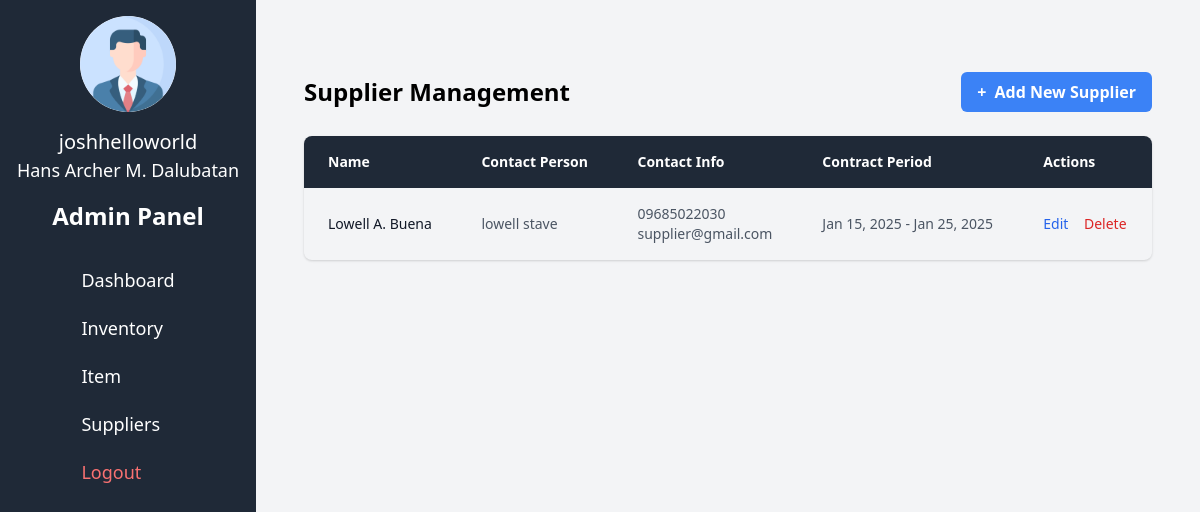
The page /manage_suppliers (signed in) on the database its author committed.
### TriadApp/models.py (models this page shows, shortened)
class Stall(models.Model):
    store_id = models.UUIDField(default=uuid.uuid4, editable=False, unique=True)
    name = models.CharField(max_length=255)
    logo = models.ImageField(upload_to='stall_logos/')
    contact_number = models.CharField(max_length=15)
    is_active = models.BooleanField(default=True)  # Add is_active field with default value True

class AdminProfile(models.Model):
    firstname = models.CharField(max_length=50)
    middle_initial = models.CharField(max_length=1, blank=True, null=True)
    lastname = models.CharField(max_length=50)
    age = models.IntegerField()
    birthdate = models.DateField()
    address = models.TextField()
    username = models.CharField(max_length=50, unique=True)
    email = models.EmailField(max_length=254, unique=True, default='', blank=True)
    password = models.CharField(max_length=100)
    contact_number = models.CharField(max_length=15)
    stall = models.ForeignKey('Stall', on_delete=models.CASCADE, related_name="admins", to_field='store_id')

class Supplier(models.Model):
    stall = models.ForeignKey(Stall, on_delete=models.CASCADE)
    firstname = models.CharField(max_length=100)
    middle_initial = models.CharField(max_length=1)
    lastname = models.CharField(max_length=100)
    contact_person = models.CharField(max_length=200)
    license_number = models.CharField(max_length=50, unique=True)
    address = models.TextField(max_length=50)
    contact_number = models.CharField(max_length=15)
    email_address = models.EmailField()
    contract_start_date = models.DateField()
    contract_end_date = models.DateField()

### TriadApp/stall_admins.py (the view)
# urls.py: path('manage_suppliers', stall_admins.manage_suppliers, name='manage_suppliers'),
@admin_required
def manage_suppliers(request):
    admin_id = request.session.get('admin_id')
    if not admin_id:
        return redirect('login')
    try:
        admin = AdminProfile.objects.get(id=admin_id)
        if request.method == 'POST':
            form = SupplierForm(request.POST)
            if form.is_valid():
                try:
                    supplier = form.save(commit=False)
                    supplier.stall = admin.stall
                    supplier.full_clean()  # Run model validation
                    supplier.save()
                    return JsonResponse({
                        'status': 'success',
                        'message': 'Supplier added successfully!'
                    })
                except ValidationError as e:
                    return JsonResponse({
                        'status': 'error',
                        'message': str(e.messages[0])
                    })
                except IntegrityError:
                    return JsonResponse({
                        'status': 'error',
                        'message': 'License number already exists!'
                    })
            else:
                errors = dict(form.errors.items())
                return JsonResponse({
                    'status': 'error',
                    'message': list(errors.values())[0][0]
                })
        else:
            form = SupplierForm()
        suppliers = Supplier.objects.filter(stall=admin.stall)
        return render(request, 'TriadApp/admin/manage_suppliers.html', {
            'form': form,
            'suppliers': suppliers,
            'admin': admin,
            'stall': admin.stall
        })
    except AdminProfile.DoesNotExist:
        return redirect('login')

### TriadApp/templates/TriadApp/admin/manage_suppliers.html (shortened to what this page needs)
{% extends 'TriadApp/admin/admin.html' %}
{% block content %}
<div class="flex-1 p-6 h-screen">
    <div class="w-full mx-auto h-full flex flex-col">
        <div class="flex justify-between items-center mb-6">
            <h2 class="text-2xl font-bold">Supplier Management</h2>
            <button onclick="openAddModal()"
                    class="bg-blue-500 hover:bg-blue-600 text-white font-semibold py-2 px-4 rounded-md flex items-center gap-2">
                <span>+</span> Add New Supplier
            </button>
        </div>
        <div class="bg-white/80 rounded-lg overflow-hidden shadow">
            <table class="min-w-full">
                <thead>
                    <tr class="bg-gray-800 text-white">
                        <th class="px-6 py-4 text-left text-sm font-semibold">
                            Name
                        </th>
                        <th class="px-6 py-4 text-left text-sm font-semibold">
                            Contact Person
                        </th>
                        <th class="px-6 py-4 text-left text-sm font-semibold">
                            Contact Info
                        </th>
                        <th class="px-6 py-4 text-left text-sm font-semibold">
                            Contract Period
                        </th>
                        <th class="px-6 py-4 text-left text-sm font-semibold">
                            Actions
                        </th>
                    </tr>
                </thead>
                <tbody class="divide-y divide-gray-100">
                    {% for supplier in suppliers %}
                    <tr class="hover:bg-gray-50">
                        <td class="px-6 py-4 text-sm text-gray-900">
                            {{ supplier.firstname }} {{ supplier.middle_initial }}. {{ supplier.lastname }}
                        </td>
                        <td class="px-6 py-4 text-sm text-gray-600">
                            {{ supplier.contact_person }}
                        </td>
                        <td class="px-6 py-4 text-sm text-gray-600">
                            <div>{{ supplier.contact_number }}</div>
                            <div>{{ supplier.email_address }}</div>
                        </td>
                        <td class="px-6 py-4 text-sm text-gray-600">
                            {{ supplier.contract_start_date|date:"M d, Y" }} -
                            {{ supplier.contract_end_date|date:"M d, Y" }}
                        </td>
                        <td class="px-6 py-4 text-sm">
                            <button onclick="openEditModal('{{ supplier.id }}')"
                                    class="text-blue-600 hover:text-blue-700 font-medium mr-3">
                                Edit
                            </button>
                            <button onclick="confirmDelete('{{ supplier.id }}', '{{ supplier.firstname|escapejs }} {{ supplier.lastname|escapejs }}')"
                                    class="text-red-600 hover:text-red-700 font-medium">
                                Delete
                            </button>
                        </td>
                    </tr>
                    {% empty %}
                    <tr>
                        <td colspan="5" class="px-6 py-4 text-center text-sm text-gray-500">
                            No suppliers registered yet.
                        </td>
                    </tr>
                    {% endfor %}
                </tbody>
            </table>
        </div>
    </div>
</div>
{% endblock %}

### TriadApp/templates/TriadApp/admin/admin.html (shortened to what this page needs)
<!DOCTYPE html>
<html lang="en">
<head>
    <link href="https://cdn.jsdelivr.net/npm/tailwindcss@2.2.16/dist/tailwind.min.css" rel="stylesheet">
</head>
<body class="bg-gray-100">
    <div class="flex">
        <div class="w-64 h-screen bg-gray-800 text-white">
            <div class="flex flex-col items-center py-4">
                <div class="w-24 h-24 rounded-full overflow-hidden mb-4 bg-white">
                    {% if stall.logo %}
                        <img src="{{ stall.logo.url }}" alt="{{ stall.name }} Logo" class="w-full h-full object-cover">
                    {% else %}
                        <div class="w-full h-full flex items-center justify-center">
                            <span class="text-gray-600 text-xl">{{ stall.name|slice:":1" }}</span>
                        </div>
                    {% endif %}
                </div>
                <span class="text-white-600 text-xl">{{ stall.name }}</span>
                <div class="text-center mb-4">
                    <p class="text-lg">{{ admin.firstname }} {{ admin.middle_initial }} {{ admin.lastname }}</p>
                </div>
                <h1 class="text-2xl font-bold">Admin Panel</h1>
                <nav class="mt-6">
                    <ul>
                        <li>
                            <a href="{% url 'admin_dashboard' %}" class="block py-2.5 px-6 text-lg hover:bg-gray-700">Dashboard</a>
                        </li>
                        <li>
                            <a href="#" class="block py-2.5 px-6 text-lg hover:bg-gray-700">Inventory</a>
                        </li>
                        <li>
                            <a href="{% url 'item_management' %}" class="block py-2.5 px-6 text-lg hover:bg-gray-700">Item</a>
                        </li>
                        <li>
                            <a href="{% url 'manage_suppliers' %}" class="block py-2.5 px-6 text-lg hover:bg-gray-700">Suppliers</a>
                        </li>
                        <li>
                            <a href="{% url 'logout' %}"
                               class="block py-2.5 px-6 text-lg text-red-400 hover:bg-gray-700 hover:text-red-300">
                                <div class="flex items-center">
                                    <span>Logout</span>
                                </div>
                            </a>
                        </li>
                    </ul>
                </nav>
            </div>
        </div>
        <div class="flex-1 p-6 min-h-screen">
            {% block content %}
            {% endblock %}
        </div>
    </div>
</body>
</html>

### rows shown on the page
Stall: logo (picture), name "joshhelloworld"
AdminProfile: firstname "Hans Archer", middle_initial "M.", lastname "Dalubatan"
Supplier: firstname "Lowell", middle_initial "A", lastname "Buena", contact_person "lowell stave", contact_number "09685022030", email_address "supplier@gmail.com", contract_start_date "Jan 15, 2025", contract_end_date "Jan 25, 2025"
